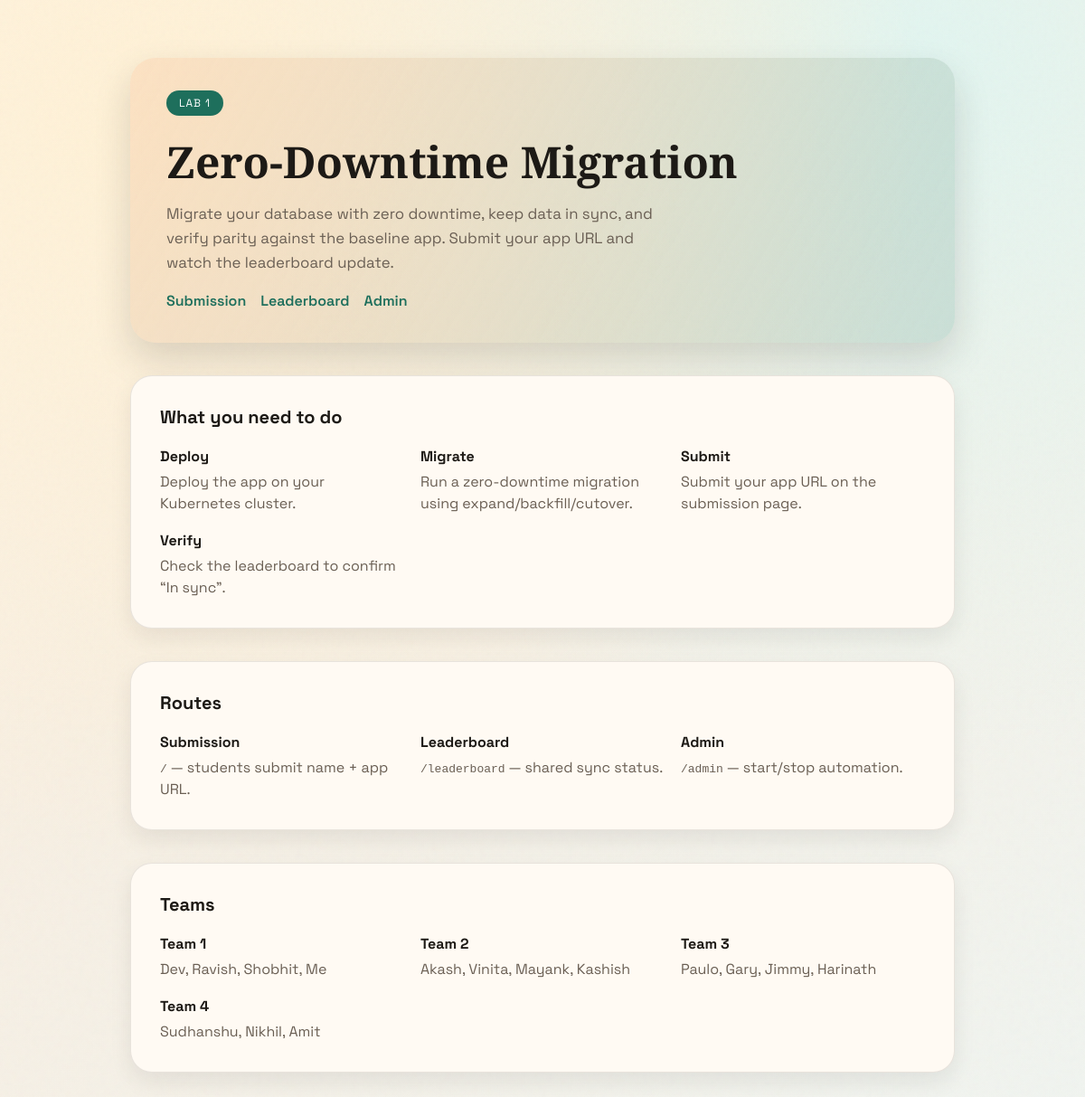
/lab1, run on the app's committed database.
### tables this page shows
CREATE TABLE teams (
    id INTEGER PRIMARY KEY AUTOINCREMENT,
    lab TEXT NOT NULL,
    name TEXT NOT NULL,
    members TEXT NOT NULL,
    created_at INTEGER NOT NULL,
    updated_at INTEGER NOT NULL,
    UNIQUE(lab, name)
);

### app.py (the view)
@app.get("/lab1")
def lab1():
    return render_template("lab1.html", teams=list_teams("lab1"))

### app.py (called while the page is built, shortened)
def get_db():
    conn = sqlite3.connect(DB_PATH, timeout=5)
    conn.row_factory = sqlite3.Row
    return conn

def list_teams(lab=None):
    with db_lock:
        conn = get_db()
        try:
            if lab:
                rows = conn.execute(
                    """
                    SELECT id, lab, name, members, updated_at
                    FROM teams
                    WHERE lab = ?
                    ORDER BY name ASC
                    """,
                    (lab,),
                ).fetchall()
        finally:
            conn.close()
    return [dict(row) for row in rows]

### templates/lab1.html (shortened to what this page needs)
<!doctype html>
<html lang="en">
  <head>
    <link rel="stylesheet" href="/static/style.css" />
  </head>
  <body>
    <main class="page">
      <section class="hero">
        <div class="badge">Lab 1</div>
        <h1>Zero-Downtime Migration</h1>
        <p>
          Migrate your database with zero downtime, keep data in sync, and verify
          parity against the baseline app. Submit your app URL and watch the
          leaderboard update.
        </p>
        <div class="nav-links">
          <a class="ghost-link" href="/">Submission</a>
          <a class="ghost-link" href="/leaderboard">Leaderboard</a>
          <a class="ghost-link" href="/admin">Admin</a>
        </div>
      </section>
      <section class="panel">
        <div class="results-header">
          <h2>What you need to do</h2>
        </div>
        <div class="notes">
          <div>
            <h3>Deploy</h3>
            <p>Deploy the app on your Kubernetes cluster.</p>
          </div>
          <div>
            <h3>Migrate</h3>
            <p>Run a zero-downtime migration using expand/backfill/cutover.</p>
          </div>
          <div>
            <h3>Submit</h3>
            <p>Submit your app URL on the submission page.</p>
          </div>
          <div>
            <h3>Verify</h3>
            <p>Check the leaderboard to confirm “In sync”.</p>
          </div>
        </div>
      </section>
      <section class="panel">
        <div class="results-header">
          <h2>Routes</h2>
        </div>
        <div class="notes">
          <div>
            <h3>Submission</h3>
            <p><code>/</code> — students submit name + app URL.</p>
          </div>
          <div>
            <h3>Leaderboard</h3>
            <p><code>/leaderboard</code> — shared sync status.</p>
          </div>
          <div>
            <h3>Admin</h3>
            <p><code>/admin</code> — start/stop automation.</p>
          </div>
        </div>
      </section>
      <section class="panel">
        <div class="results-header">
          <h2>Teams</h2>
        </div>
        {% if teams %}
        <div class="notes">
          {% for team in teams %}
          <div>
            <h3>{{ team.name }}</h3>
            <p>{{ team.members }}</p>
          </div>
          {% endfor %}
        </div>
        {% else %}
        <p>No teams configured yet.</p>
        {% endif %}
      </section>
    </main>
  </body>
</html>

### static/style.css (style rules this page uses)
:root { --ink: #1d1a16; --muted: #6a5f54; --sand: #f4efe7; --peach: #f7c59f; --sun: #f29f05; --river: #1e6f5c; --panel: #fffaf3; --outline: rgba(29, 26, 22, 0.1); --shadow: 0 18px 40px rgba(29, 26, 22, 0.15); }
* { box-sizing: border-box; }
body { margin: 0; font-family: "Space Grotesk", "Segoe UI", sans-serif; color: var(--ink); background: radial-gradient(circle at 15% 10%, #fff1d6 0%, transparent 55%), radial-gradient(circle at 85% 5%, #e2f5f0 0%, transparent 50%), linear-gradient(135deg, #fdf4e7 0%, #f7efe3 35%, #f0f4f0 100%); min-height: 100vh; }
.page { position: relative; z-index: 1; max-width: 960px; margin: 0 auto; padding: 64px 24px 80px; display: grid; gap: 36px; }
.hero { background: linear-gradient(120deg, rgba(247, 197, 159, 0.35), rgba(30, 111, 92, 0.15)); border-radius: 28px; padding: 36px 40px; box-shadow: var(--shadow); animation: floatIn 0.8s ease-out; }
.badge { display: inline-flex; align-items: center; gap: 8px; background: var(--river); color: #fff; padding: 6px 14px; border-radius: 999px; font-size: 0.75rem; letter-spacing: 0.08em; text-transform: uppercase; }
.hero h1 { font-family: "Instrument Serif", Georgia, serif; font-size: clamp(2.3rem, 4vw, 3.4rem); margin: 18px 0 12px; }
.hero p { margin: 0; max-width: 560px; color: var(--muted); font-size: 1.05rem; line-height: 1.6; }
.ghost-link { display: inline-flex; align-items: center; margin-top: 18px; color: var(--river); text-decoration: none; font-weight: 600; }
.nav-links { display: flex; gap: 16px; flex-wrap: wrap; }
.panel { background: var(--panel); border-radius: 24px; padding: 32px; border: 1px solid var(--outline); box-shadow: 0 10px 24px rgba(29, 26, 22, 0.08); display: grid; gap: 20px; animation: slideUp 0.7s ease-out 0.1s both; }
.results-header { display: flex; justify-content: space-between; align-items: baseline; gap: 16px; }
.results-header h2 { margin: 0; font-size: 1.25rem; }
.notes { display: grid; gap: 18px; grid-template-columns: repeat(auto-fit, minmax(220px, 1fr)); }
.notes h3 { margin: 0 0 6px; font-size: 1rem; }
.notes p { margin: 0; color: var(--muted); line-height: 1.5; }

### data on the page
teams: name "Team 1", members "Dev, Ravish, Shobhit, Me"
teams: name "Team 2", members "Akash, Vinita, Mayank, Kashish"
teams: name "Team 3", members "Paulo, Gary, Jimmy, Harinath"
teams: name "Team 4", members "Sudhanshu, Nikhil, Amit"
